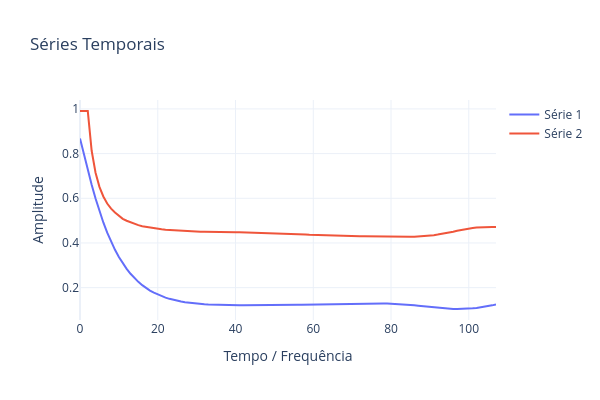

Notebook cell for this chart:
### Code cell
PlotSeriesPLY(ySeries=[teda.wape_HI_hist,teda.wape_RUL_hist])
